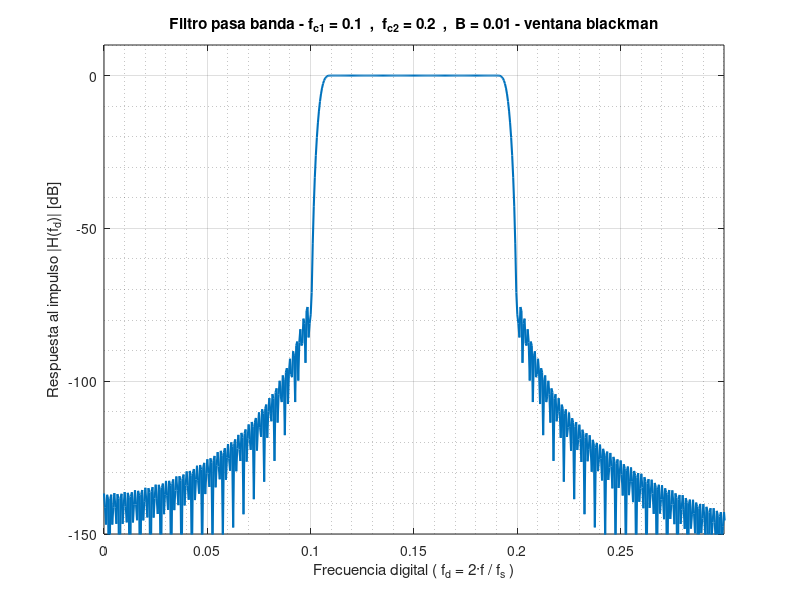

This figure's MATLAB source:
%% <------- Guia 4 - Ejercicio 4 ----------->

clc; % borra la consola
clear all; % borra todas las variables
close all; % cierra las ventanas de imagen
isOctave = exist('OCTAVE_VERSION', 'builtin') ~= 0;
if isOctave;
pkg load control; % paquete con 'mag2db'
pkg load signal; % ventanas
end;
% especificaciones:
fc1 = 0.1; % · fd ^\__banda e transicion
fc2 = 0.2; % · fd _/
B = 0.01; % ancho de la banda de paso
% Sba = 60; % [dB] (min) -60 [dB]

% se elige la ventana blackman - Amplitud del pico mayor: -74 dB

% ^                B            B
% |H(f)         |<--->|      |<--->|
% |             |    .--------.    |
% |             |   /          \   |
% |             |  /            \  |
% |             | /|            |\ |
% |             |/ |            | \|
% |-------------'  |            |  '--------------
% |             |  |            |  |
% +-------------+--+------------+--+--------------->
%             fc1  |            |  fc2             f
%                 ft_pa   |   ft_pb
%    Fpa                  |                   Fpb
%  <----------------------+------------------------>

ft_pa = fc1 + B/2; % frec transicion del pasa altos
ft_pb = fc2 - B/2; % frec transicion del pasa bajos

n_fft = 4000; % muestras para el fft
pn_fft = n_fft/2; % muestras para el fft
fd = (0 : 1/pn_fft : 1-(1/pn_fft) ); % vector con los valores de frecuencia digital fd = 2f / fs

M = ceil(12/B); % cantidad de taps para ventana blackman -> Ancho de lobulo principal = 12/M
M = 2*floor(M/2)+1; % convierte M al impar mayor o igual. floor(x) redondea al entero <= x
% asegura una cantidad impar de coeficientes para que el retardo D resulte en un número entero
n = (0 : (M-1)); % elementos de los vectores h_sinc

%% pasa bajos
h_sinc = ft_pb * sinc (ft_pb * (n - ((M-1)/2))); % funcion sinc del filtro pasa bajos
h_pb = h_sinc .* (blackman (M))'; % enventanado - se multiplica elemento a elemento

%% pasa altos
h_sinc = ft_pa * sinc (ft_pa * (n - ((M-1)/2))); % funcion sinc del filtro pasa bajos para convertir
h_pa = h_sinc .* (blackman (M))'; % enventanado - se multiplica elemento a elemento
d = zeros(1,M); % vector para retardo
d ((M+1) / 2) = 1; % El retardo es un impulso desplazado ( un unico 1 en el centro del vector) pasa todo
h_pa = d - h_pa; % el filtro pasa alto es el retardo menos el pasa bajos

%% pasa banda
h_pbanda = conv (h_pb, h_pa);

H_pbanda = fft(h_pbanda,n_fft);  % calcula la FFT con n_fft puntos de frecuencia, completa con ceros
Hdb_pbanda = mag2db( abs( H_pbanda(1:pn_fft) ) ); % convierte a dB el valor absoluto de las muestras de f positiva

figure('name','Guia 4 ejercicio 4','Units','normalized','Position',[0 0 1 1]); % pantalla completa
plot (fd, Hdb_pbanda, 'linewidth', 1.5); % grafica la respuesta en frecuencia
axis([0 .3 -150 10]); % limites de los ejes
grid on;
grid minor;
xlabel ('Frecuencia digital ( f_d = 2·f / f_s )'); % etiqueta eje X
ylabel ('Respuesta al impulso |H(f_d)| [dB]');  % etiqueta eje y
title ('Filtro pasa banda - f_{c1} = 0.1  ,  f_{c2} = 0.2  ,  B = 0.01 - ventana blackman'); % titulo